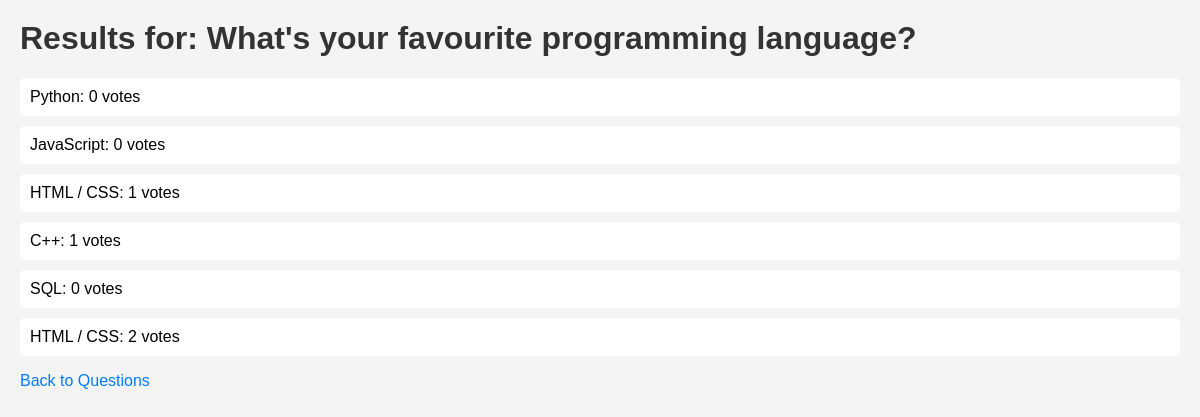
The app's page /polls/2/results/ with its own data.
### polls/models.py (models this page shows, shortened)
class Question(models.Model):
    question_text = models.CharField(max_length=200)
    pub_date = models.DateTimeField('date published')

class Choice(models.Model):
    question = models.ForeignKey(Question, on_delete=models.CASCADE)
    choice_text = models.CharField(max_length=200)
    votes = models.IntegerField(default=0)

### polls/views.py (the view)
# urls.py: path('<int:pk>/results/', views.ResultsView.as_view(), name='results'),
class ResultsView(generic.DetailView):
    model = Question
    template_name = 'polls/results.html'

### polls/templates/polls/results.html (shortened to what this page needs)
<h1>Results for: {{ question.question_text }}</h1>
<ul>
    {% for choice in question.choice_set.all %}
        <li>{{ choice.choice_text }}: {{ choice.votes }} votes</li>
    {% endfor %}
</ul>
<a href="{% url 'polls:index' %}">Back to Questions</a>

### polls/templates/polls/results.html (style rules this page uses)
h1 { color: #333; }
ul { list-style-type: none; padding: 0; }
li { background-color: #fff; margin: 10px 0; padding: 10px; border-radius: 5px; }
a { text-decoration: none; color: #007BFF; }

### records on screen
Question: question_text "What's your favourite programming language?"
Choice: choice_text "Python", votes "0"
Choice: choice_text "JavaScript", votes "0"
Choice: choice_text "HTML / CSS", votes "1"
Choice: choice_text "C++", votes "1"
Choice: choice_text "SQL", votes "0"
Choice: choice_text "HTML / CSS", votes "2"
